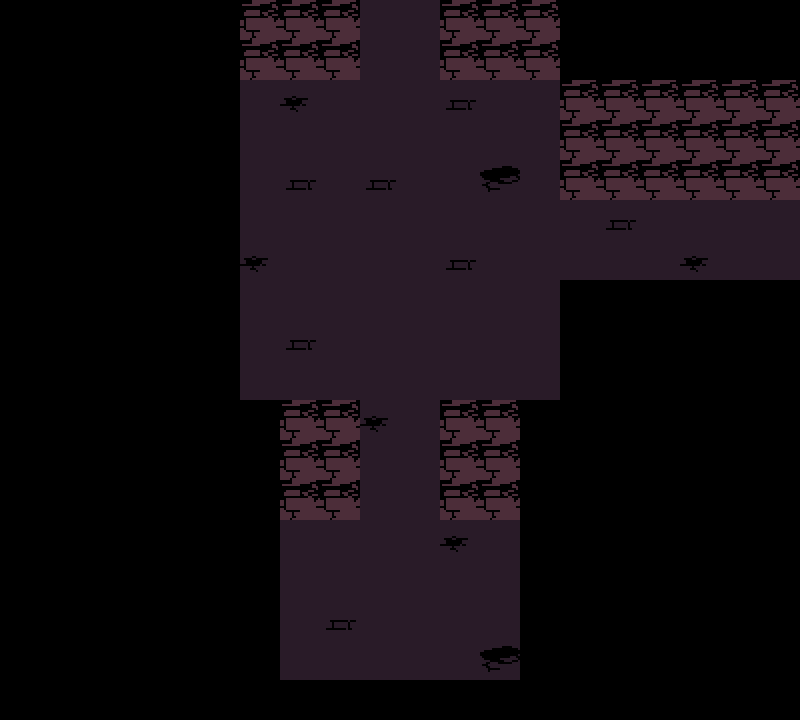

The image is a tile-based game level rendered from a .tmx file. Its description and complete source (layers, tilesets, objects, tile grids) follow:
An orthogonal 20x18 tile map with 40x40 px tiles, 1 tile layer (Tile Layer 1) and 27 objects (2x transition, savepoint, script, forcefield, spawn, ...).

<map version="1.9" tiledversion="1.9.0" orientation="orthogonal" renderorder="right-down" width="20" height="18" tilewidth="40" tileheight="40" infinite="0" nextlayerid="7" nextobjectid="31">
 <editorsettings>
  <export target="spamgolorneo_save.lua" format="lua" />
 </editorsettings>
 <properties>
  <property name="border" value="simple" />
  <property name="music" value="deltarune/spamton_basement" />
  <property name="name" value="??? - Basement" />
 </properties>
 <tileset firstgid="1" source="../tilesets/basement1.tsx" />
 <layer id="1" name="Tile Layer 1" width="20" height="18">
  <data encoding="csv">
0,0,0,0,0,0,49,49,49,30,30,49,49,49,0,0,0,0,0,0,
0,0,0,0,0,0,49,49,49,30,30,49,49,49,0,0,0,0,0,0,
0,0,0,0,0,0,30,34,30,30,30,29,30,30,49,49,49,49,49,49,
0,0,0,0,0,0,30,30,30,30,30,30,30,30,49,49,49,49,49,49,
0,0,0,0,0,0,30,29,30,29,30,30,33,30,49,49,49,49,49,49,
0,0,0,0,0,0,30,30,30,30,30,30,30,30,30,29,30,30,30,30,
0,0,0,0,0,0,34,30,30,30,30,29,30,30,30,30,30,34,30,30,
0,0,0,0,0,0,30,30,30,30,30,30,30,30,0,0,0,0,0,0,
0,0,0,0,0,0,30,29,30,30,30,30,30,30,0,0,0,0,0,0,
0,0,0,0,0,0,30,30,30,30,30,30,30,30,0,0,0,0,0,0,
0,0,0,0,0,0,0,49,49,34,30,49,49,0,0,0,0,0,0,0,
0,0,0,0,0,0,0,49,49,30,30,49,49,0,0,0,0,0,0,0,
0,0,0,0,0,0,0,49,49,30,30,49,49,0,0,0,0,0,0,0,
0,0,0,0,0,0,0,30,30,30,30,34,30,0,0,0,0,0,0,0,
0,0,0,0,0,0,0,30,30,30,30,30,30,0,0,0,0,0,0,0,
0,0,0,0,0,0,0,30,29,30,30,30,30,0,0,0,0,0,0,0,
0,0,0,0,0,0,0,30,30,30,30,30,33,0,0,0,0,0,0,0,
0,0,0,0,0,0,0,0,0,0,0,0,0,0,0,0,0,0,0,0
</data>
 </layer>
 <objectgroup id="2" name="collision">
  <object id="1" x="240" y="40" width="120" height="40" />
  <object id="2" x="200" y="80" width="40" height="320" />
  <object id="4" x="240" y="400" width="120" height="40" />
  <object id="5" x="320" y="440" width="40" height="40" />
  <object id="6" x="440" y="400" width="120" height="40" />
  <object id="7" x="560" y="280" width="40" height="120" />
  <object id="8" x="600" y="280" width="200" height="40" />
  <object id="9" x="560" y="160" width="240" height="40" />
  <object id="10" x="560" y="80" width="40" height="80" />
  <object id="11" x="440" y="40" width="120" height="40" />
  <object id="14" x="320" y="0" width="40" height="40" />
  <object id="15" x="440" y="0" width="40" height="40" />
  <object id="16" x="440" y="440" width="40" height="40" />
  <object id="17" x="280" y="480" width="80" height="40" />
  <object id="18" x="440" y="480" width="80" height="40" />
  <object id="19" x="520" y="520" width="40" height="160" />
  <object id="20" x="280" y="680" width="240" height="40" />
  <object id="21" x="240" y="520" width="40" height="160" />
 </objectgroup>
 <objectgroup id="4" name="objects">
  <object id="22" name="transition" x="360" y="-40" width="80" height="40" />
  <object id="23" name="transition" x="800" y="200" width="40" height="80">
   <properties>
    <property name="map" value="spamgolorneo_hallway" />
    <property name="marker" value="west" />
   </properties>
  </object>
  <object id="24" name="savepoint" x="380" y="220" width="40" height="40" />
  <object id="28" name="script" x="380" y="20" width="40" height="40">
   <properties>
    <property name="cutscene" value="spamgolorneo.barrier" />
    <property name="once" type="bool" value="true" />
   </properties>
  </object>
  <object id="29" name="forcefield" x="360" y="40" width="80" height="40" />
 </objectgroup>
 <objectgroup id="5" name="markers">
  <object id="25" name="spawn" x="400" y="320">
   <point />
  </object>
  <object id="26" name="north" x="400" y="40">
   <point />
  </object>
  <object id="27" name="east" x="760" y="240">
   <point />
  </object>
 </objectgroup>
 <objectgroup id="6" name="controllers">
  <object id="30" name="toggle" x="516.5" y="-45">
   <properties>
    <property name="flag" value="spamgolorneo_barrier" />
    <property name="target" type="object" value="29" />
   </properties>
   <point />
  </object>
 </objectgroup>
</map>
